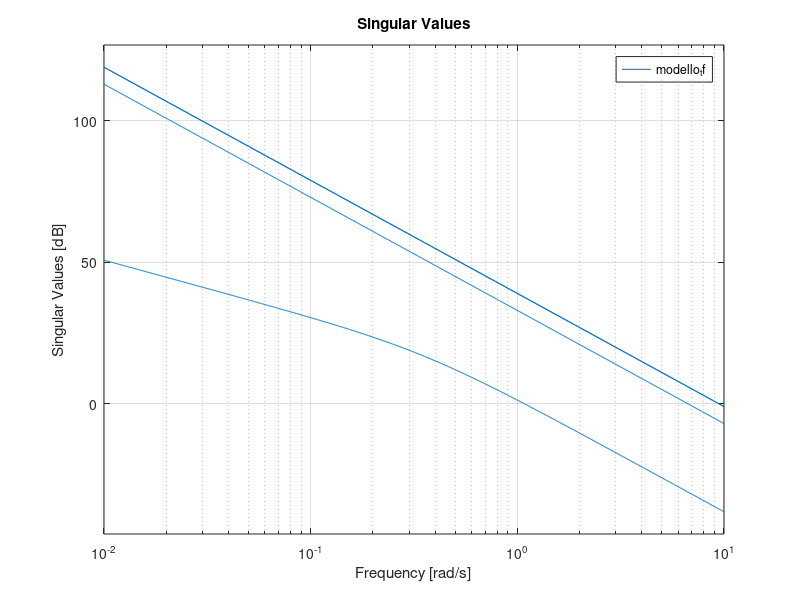

Write the MATLAB code that produced this figure. (Note: this script raises an error after producing the figure.)
%% Esempio di progetto LQR per garantire robustezza per perturbazioni
%%moltiplicative sull'in con bound l_m crescente

clear all;
clc;
close all;

%%Carica il modello di due massa-molla-smorzatore connessi in serie
%e il modello delle incerteze sull'attuatore
%Modello di due massa-molla-smorzatore connessi in serie
%

% m1=1;       %Massa
% m2=1;
% k1=0.1;       %Costante elastica
% k2=0.1;
% b1=.1;       %Attrito viscoso
% b2=.1;
% a1=1;       %Guadagno statico dell'attuatore
% a2=1;
% 
% A=[zeros(2,2) eye(2); -(k1+k2)/m1 k2/m1 -(b1+b2)/m1 b2/m1; k2/m2 -k2/m2 b1/m2 -b2/m2];
% B=[zeros(2,2); a1/m1 0;0 a2/m2];
% C=[eye(2) zeros(2,2)];
% D=zeros(2,2);
% n=length(A);
% q=size(C,1);
% p=size(B,2);

%%
%% Tenzo Control System
%  gen-23-2015 UserK
%  info: balestrieri.gepp@gmail.com

%% Physical properties of the quadrotor

g=9.81; %Acceleration of gravity (m)
rho=1.2; %Density of air (m^3.kg^-1)

% Total mass of the quadrotor [Kg]
mq=0.82;
% Mass of a motor (kg). All motors have equal mass.
mm=0.068; 
% Motor length along x-axis (m). All motors have equal sizes.
lx=28.8e-3;
% Motor length along y-axis (m)
ly=28.8e-3;
% Motor length along z-axis (m)
lz=26e-3;

% Distance from the center of gravity to the center of a motor (m).
% The quadrotor is symmetric regarding the XZ and YZ planes, so
% dcg is the same for all motors.
dcg=0.288; 

% Moment of inertia (x-axis) for motors 1 and 3
% (kg.m^2).
Ix1=(1/12)*mm*(ly^2+lz^2); 
% Moment of inertia (x-axis) for motors
% 2 and 4 (kg.m^2).
Ix2=(1/12)*mm*(ly^2+lz^2)+mm*dcg^2;
% Total moment of inertia along the x-axis (kg.m^2)
Ixx=2*Ix1+2*Ix2; 
% Moment of inertia (y-axis) for motors
% 1 and 3 (kg.m^2).
Iy1=(1/12)*mm*(lx^2+lz^2)+mm*dcg^2; 
% Moment of inertia (y-axis) for motors 2 and 4
% (kg.m^2).
Iy2=(1/12)*mm*(lx^2+lz^2); 
% Total moment of inertia along the y-axis (kg.m^2)
Iyy=2*Iy1+2*Iy2; 
% Moment of inertia (z-axis) for motors
% 1 and 3 (kg.m^2).
Iz1=(1/12)*mm*(lx^2+ly^2)+mm*dcg^2; 
% Moment of inertia (z-axis) for motors
% 2 and 4 (kg.m^2).
Iz2=(1/12)*mm*(lx^2+ly^2)+mm*dcg^2; 
% Total moment of inertia along the z-axis (kg.m^2)
Izz=2*Iz1+2*Iz2;
% Inertia matrix
II=diag([Ixx Iyy Izz]); 

% Inflow coefficient
If = -0.3559;

% Thrust coefficient of the propeller and Power coefficient
cp=0.0743; 
ct=0.1154;

% Propeller radius (m)
rp=25.4e-3; 
% Constant value to calculate the moment provided
% by a propeller given its angular speed (kg.m^2.rad^-1)
Km=cp*4*rho*rp^5/pi()^3; 
% Constant value to calculate the thrust provided
% by a propeller given its angular speed (kg.m.rad^-1) 
%Kt=ct*4*rho*rp^4/pi()^2; 
Kt=ct*rho*rp^4*pi();
% Constant that relates thrust and moment of a propeller.
Ktm=Km/Kt;
k1=2.028; %Transfer-function gain of motor 1
k2=1.869; %Transfer-function gain of motor 2
k3=2.002; %Transfer-function gain of motor 3
k4=1.996; %Transfer-function gain of motor 4
tc=0.436; %Time-constant of the motors (assumed equal for all motors)

dz1=1247.4; %PWM dead-zone of motor 1 given its first-order transfer
% function (micro-seconds)
dz2=1247.8; % PWM dead-zone of motor 2 given its first-order transfer
%function (micro-seconds)
dz3=1246.4; % PWM dead-zone of motor 3 given its first-order transfer
%function (micro-seconds)
dz4=1247.9; % PWM dead-zone of motor 4 given its first-order transfer

g_m1=tf(k1,[tc 1]); % First-order transfer-function of motor 1
g_m2=tf(k2,[tc 1]); % First-order transfer-function of motor 2
g_m3=tf(k3,[tc 1]); % First-order transfer-function of motor 3
g_m4=tf(k4,[tc 1]); % First-order transfer-function of motor 4

%vNote: If the behavior of the motors is not linear, linearization around
% an operating point is required to attain these transfer-functions.
PWM_max=2200; %Upper limit of the PWM signal provided to
%the motors (micro-seconds)
w0c=sqrt(g*mq/Kt);
%X0c=w0c;
Ft0=mq*g;

%% 
% Definiamo il sottosistema osservabile e raggiungibile
disp('Semplificazione del modello. Press X per mostrare il modello semplificato');
  
%If=ureal('If',-0.3559,'Range',[-0.5 -0.001]);
%%mq = ureal('m1',0.82,'Range',[0.8 1.2]);
%Ixx = ureal('Ixx',0.0113,'Range',[0.005 0.05]);
%Iyy = ureal('Ixx',0.0113,'Range',[0.005 0.05]);
%Izz = ureal('Ixx',0.0226,'Range',[0.05 0.05]);


  A = [
        0 1 0 0 0 0 0 0;
        0 If 0 0 0 0 0 0;
        0 0 0 0 0 1 0 0; 
        0 0 0 0 0 0 1 0; 
        0 0 0 0 0 0 0 1; 
        zeros(3,8)];

  
  B = [
    zeros(1,4);
    1/mq 0 0 0; 
    zeros(3,4);
    0 1/Ixx 0 0;
    0 0 1/Iyy 0;
    0 0 0 1/Izz];
D = zeros(4,4);
  
outputsLocal = {'phi'; 'theta';'psi';'ze'};
C = [  
            0 0 1 0 0 0 0 0; 
            0 0 0 1 0 0 0 0; 
            0 0 0 0 1 0 0 0;
            1 0 0 0 0 0 0 0];
        
n=8;      
p=4;
q=4;
        
statesMin = {'ze','vze','phi','theta','psi','wxb','wyb','wzb'};
%model_unc=uss(AMin,BMin,ClocalMin,D);
%modello_nominale=modello_unc.NominalValue;

%%
modello_ss=ss(A,B,C,D)

disp('Eigenvalues of the matrix A')
disp(eig(A))

disp('Transfer matrix of the model')
modello_tf=tf(modello_ss)


% Verifica di rilevabilita' e stabilizzabilita'
disp('Reachability and Observability')
ctrb(A,B)
rank(ctrb(A,B))
ctrb(A',C')
rank(ctrb(A',C'))

figure
sigma(modello_tf)
grid on

% verifica minimum phase
disp('Transmission zeros')
tzero(modello_ss)


%%

close all;
disp('Design a LQR controller')

rho = .10;
Q = C'*C;
R = rho*eye(p);
Kopt = lqr(A,B,Q,R);
H = ss(A,B,Kopt,zeros(p,p));
CL = feedback(H,eye(p));
step(CL);

%%
close all;
disp('Derive lm bounds for the designed LQR controller')
omega = logspace(-2,3); 
pp = sigma(CL,omega); %compute sing values at each freq
sysg = pp(1,:);   %pick the max sing value at each freq

% % Verifica che sysg è il max valor singolare
% sigma(CL,omega);
% hold on;
% semilogx(omega,20*log10(sysg),'r');
pre_lm = frd(sysg.^-1,omega);

% fit razionale e min phase per ricavare il bound
ord = 1; %Ordine della funzione di fitting 
lm1 = fitmagfrd(pre_lm,ord,[],[],-1); 
lmg1 = frd(lm1,omega); 

ord = 2; %Ordine della funzione di fitting 
lm2 = fitmagfrd(pre_lm,ord,[],[],-1); 
lmg2 = frd(lm2,omega); 

bodemag(pre_lm,'r',lmg1,'k:',lmg2,'b--');
legend('\sigma(U_0)^{-1}','lmtilde, order 1','lmtilde, order 2','Location','NorthWest');

%ridimensiono scritte linee etc
h = findobj(gcf,'type','line');
set(h,'linewidth',2);
uuu = gca;
set(uuu,'FontSize',20)

%%
close all;
disp('confronto fra anello chiuso e aperto, e vari bound')
figure
sigma(H,'k',lm2,'r--',lm1,'g--',CL,'b-o',1/lm2,'r',1/lm1,'g',omega);
grid on
legend('Anello aperto','Bound lm_2','Bound lm_1','U0','1/lm_2','1/lm_1','Location','SouthWest');
lm_til = lm2;

%ridimensiono scritte linee etc
h = findobj(gcf,'type','line');
set(h,'linewidth',2);
uuu = gca;
set(uuu,'FontSize',20)

%%
close all;
disp('LTR recovery')

%Funzione d'anello originale
sigma(H,'ko-',omega);
grid on;
hold on;
%ridimensiono scritte linee etc
h = findobj(gcf,'type','line');
set(h,'linewidth',2);
uuu = gca;
set(uuu,'FontSize',20)

%Inizio il recovery
Xi = eye(n);
Th = eye(q);
rho = [0 1000 1000000]; % LTR recovery gains
[Kltr,SVL,W1] = ltrsyn(modello_ss,Kopt,Xi,Th,rho,omega);

%%
close all;
disp('Confronto con LQG standard');

Klqg = lqg(modello_ss,blkdiag(Q,R),blkdiag(Xi,Th));

CL_LQG = feedback(series(Klqg,modello_ss),eye(q),+1);
CL_LTR = feedback(series(Kltr,modello_ss),eye(q),+1);
CL_LQR = CL;

figure
sigma(lm_til,'r--',1/lm_til,'r',CL_LQG,'b:',CL_LTR,'g:',CL_LQR,'k:',omega);
grid on
legend('Bound lm','1/lm','U0 LQG','U0 LTR','U0 LQR','Location','SouthWest');

%ridimensiono scritte linee etc
h = findobj(gcf,'type','line');
set(h,'linewidth',2);
uuu = gca;
set(uuu,'FontSize',20)

